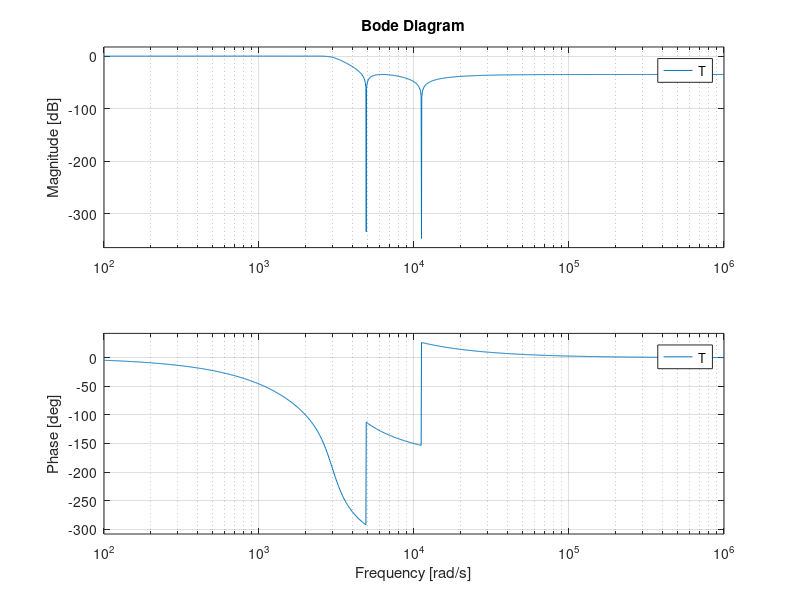
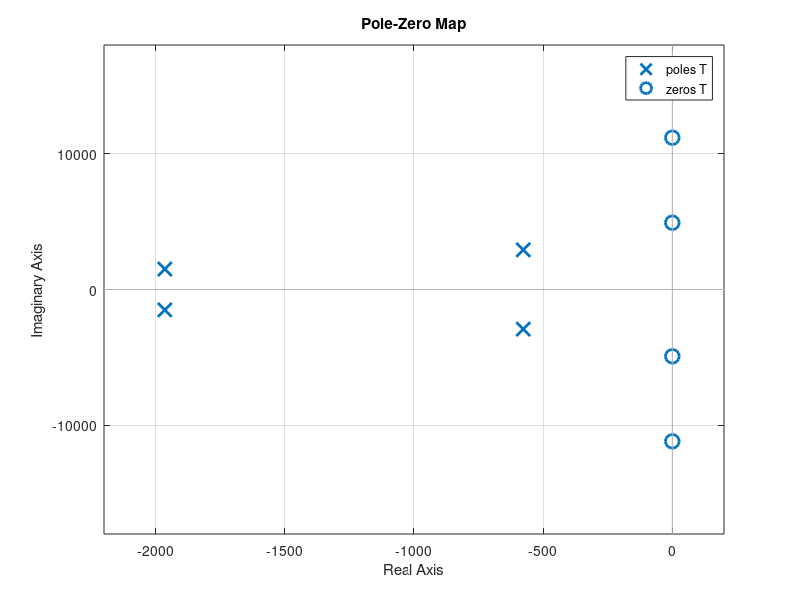

Write MATLAB code to recreate these figures, in order.
alphamax=0.05;
alphamin=35;
Wp=2500;
Ws=1000;
[N,Wn]=ellipord(Wp,Ws,alphamax,alphamin,'s')
[b,a]=ellip(N,alphamax,alphamin,Wn,'s')
T=tf(b,a)
figure
bode(T)
figure
pzmap(T)
